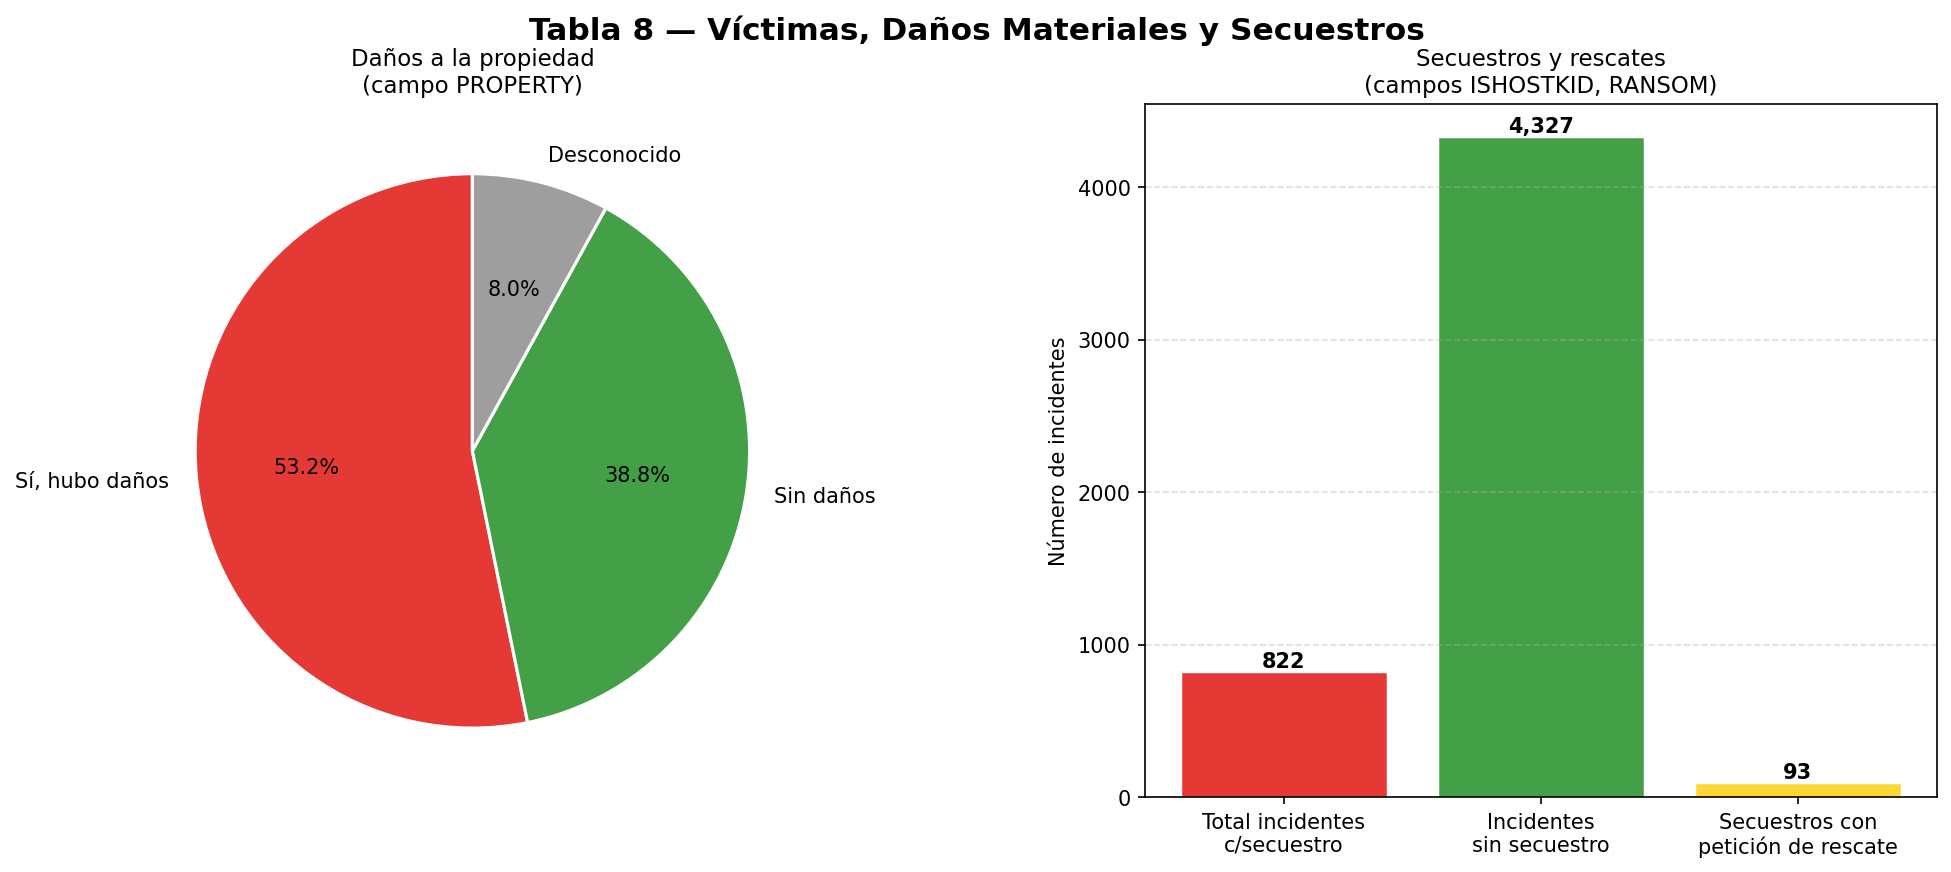

This figure's Python source:
"""
Tabla 8 - Víctimas y Daños
Columnas: NKILL, NWOUND, NKILLTER, PROPVALUE, ISHOSTKID, NHOSTKID, RANSOM
Gráfico: Histograma - Distribución de víctimas mortales y heridos + análisis de daños
"""

import pandas as pd
import numpy as np
import matplotlib.pyplot as plt
import matplotlib.gridspec as gridspec
import warnings
warnings.filterwarnings('ignore')

cols = ['PROPVALUE', 'ISHOSTKID', 'NHOSTKID', 'RANSOM', 'PROPERTY']
df = pd.read_excel('../GTD_5156.xlsx', usecols=cols)

fig = plt.figure(figsize=(16, 6))
gs = gridspec.GridSpec(1, 2, figure=fig, wspace=0.35)
fig.suptitle('Tabla 8 — Víctimas, Daños Materiales y Secuestros', fontsize=15, fontweight='bold')

# Panel 3: Daños a la propiedad (torta)
ax3 = fig.add_subplot(gs[0, 0])
prop_counts = df['PROPERTY'].value_counts()
labels_prop = {1: 'Sí, hubo daños', 0: 'Sin daños', -9: 'Desconocido', 2: 'Dudoso'}
prop_labels = [labels_prop.get(k, str(k)) for k in prop_counts.index]
colores_prop = ['#E53935', '#43A047', '#9E9E9E', '#FDD835']
ax3.pie(prop_counts.values, labels=prop_labels, autopct='%1.1f%%',
        colors=colores_prop[:len(prop_counts)],
        startangle=90, wedgeprops=dict(linewidth=1.5, edgecolor='white'))
ax3.set_title('Daños a la propiedad\n(campo PROPERTY)', fontsize=11)

# Panel 4: Secuestros y rescate
ax4 = fig.add_subplot(gs[0, 1])
hostkid_si = (df['ISHOSTKID'] == 1).sum()
hostkid_no = (df['ISHOSTKID'] == 0).sum()
ransom_si = df[df['ISHOSTKID'] == 1]['RANSOM'].apply(lambda x: 1 if x == 1 else 0).sum()

stats_labels = ['Total incidentes\nc/secuestro', 'Incidentes\nsin secuestro', 'Secuestros con\npetición de rescate']
stats_vals = [hostkid_si, hostkid_no, ransom_si]
bar_colors = ['#E53935', '#43A047', '#FDD835']
bars = ax4.bar(stats_labels, stats_vals, color=bar_colors, edgecolor='white', linewidth=0.7)
for bar in bars:
    ax4.text(bar.get_x() + bar.get_width()/2, bar.get_height() + 5,
             f'{bar.get_height():,}', ha='center', va='bottom', fontsize=10, fontweight='bold')
ax4.set_ylabel('Número de incidentes', fontsize=10)
ax4.set_title('Secuestros y rescates\n(campos ISHOSTKID, RANSOM)', fontsize=11)
ax4.grid(axis='y', linestyle='--', alpha=0.4)

plt.savefig('tabla8_victimas_histograma.png', dpi=150, bbox_inches='tight')
plt.show()
print("Guardado: tabla8_victimas_histograma.png")
